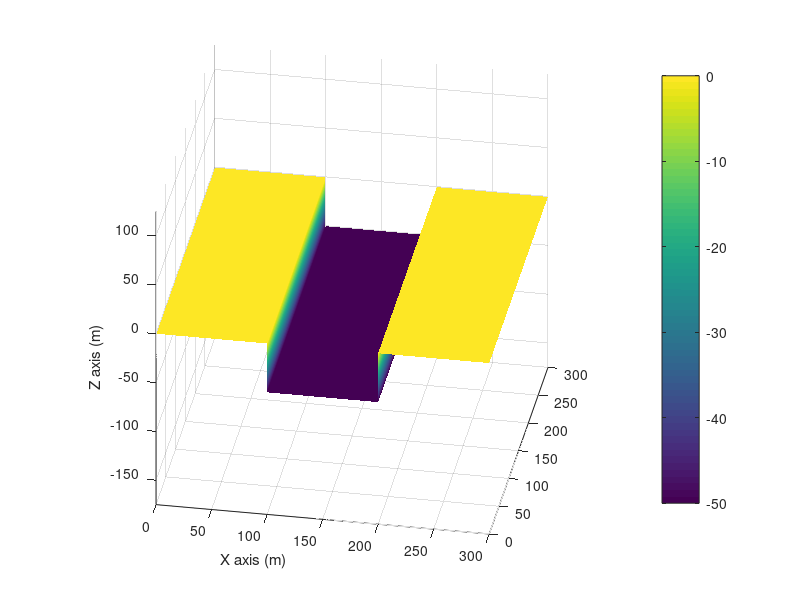

MATLAB code for this plot: (Note: this script raises an error after producing the figure.)
clc;
clear all;
close all;

% p1        p2        p5            p6
% ...........         ...............
%           .         .
%           .         .
%           ...........    
%           p3        p4

flag_printf = 1;

nx = 401;
ny = 301;

p1 = 1;
p2 = 101;
p3 = 151;
p4 = 251;
p5 = 301;
p6 = 401;

dh = 1;
origin_x = 0;
origin_y = 0;
origin_z = 0;

bz = zeros(ny,nx,3);
% NOTE: x direction tight
% so coord x incremental with x
for j=1:ny
  for i=p1:p2
    bz(j,i,1) = origin_x + (i-1)*dh;
    bz(j,i,2) = origin_y + (j-1)*dh;
    bz(j,i,3) = origin_z;
  end
  for i=p2+1:p3
    bz(j,i,1) = origin_x + bz(j,p2,1) + cos(0.5*pi*90/90)*(i-p2)*dh;
    bz(j,i,2) = origin_y + (j-1)*dh;
    bz(j,i,3) = origin_z + bz(j,p2,3) - sin(0.5*pi*90/90)*(i-p2)*dh;
  end
  for i=p3+1:p4
    bz(j,i,1) = origin_x + bz(j,p3,1) + (i-p3)*dh;
    bz(j,i,2) = origin_y + (j-1)*dh;
    bz(j,i,3) = origin_z + bz(j,p3,3);
  end
  for i=p4+1:p5
    bz(j,i,1) = origin_x + bz(j,p4,1) + cos(0.5*pi*90/90)*(i-p4)*dh;
    bz(j,i,2) = origin_y + (j-1)*dh;
    bz(j,i,3) = origin_z + bz(j,p4,3) + sin(0.5*pi*90/90)*(i-p4)*dh;
  end
  for i=p5+1:p6
    bz(j,i,1) = origin_x + bz(j,p5,1) + (i-p5)*dh;
    bz(j,i,2) = origin_y + (j-1)*dh;
    bz(j,i,3) = origin_z + bz(j,p5,3);
  end
end

% for j = 1:301
%     bz(j,:,3) = smooth(bz(j,:,3),20);
%     bz(j,:,1) = smooth(bz(j,:,1),20);
% end

if flag_printf
    figure(1)   
    surf(bz(:,:,1),bz(:,:,2),bz(:,:,3));
    axis equal;
    shading interp;
    set(gcf,'Position',[200,200,650,400]);
    xlabel('X axis (m)');
%     ylabel('Y axis (m)');
    zlabel('Z axis (m)');
    colorbar;
    view(10,30);
    %xlim([-100,700]);
    %ylim([-400,100]);
%     title('concave step model',FontSize=15);
    set(gca,'layer','top');
    set(gca,'FontSize',10,FontWeight='bold');
    set(gcf,'color','white','renderer','painters');
end

% creat data file
file_name = '../data_file_3d.txt';
fid=fopen(file_name,'w'); % Output file name 
fprintf(fid,'# nx number\n'); 
fprintf(fid,'%d\n',nx);
fprintf(fid,'# ny number\n'); 
fprintf(fid,'%d\n',ny);
fprintf(fid,'# bz coords\n'); 
for j=1:ny
  for i=1:nx
    fprintf(fid,'%.9e %.9e %.9e\n',bz(j,i,1),bz(j,i,2),bz(j,i,3));
  end
end

if flag_printf
   print(gcf,'model3.png','-r300','-dpng');
 end

